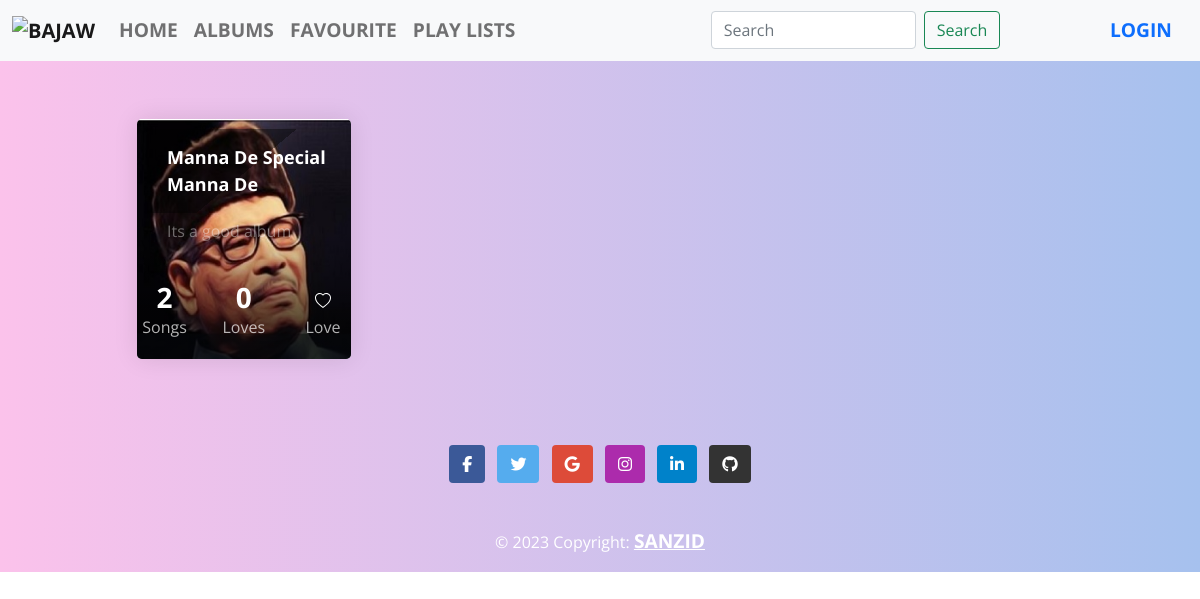
Screenshot of /album/ with the database file from the repository.
### album/models.py (models this page shows, shortened)
class Album(models.Model):
    id = models.UUIDField(primary_key=True,editable=False)
    album_name = models.CharField(max_length=25)
    singer = models.ForeignKey(Singer,on_delete=models.CASCADE)
    album_creator = models.OneToOneField(User,on_delete=models.CASCADE)
    album_image = models.ImageField(upload_to=file_directory_path)
    album_bio = models.CharField(max_length=500)
    album_info = models.TextField()
    date_created = models.DateField(auto_now_add=True)
    class Meta:
        ordering = ['-date_created','album_name']

### singer/models.py (models this page shows, shortened)
class Singer(models.Model):
    id = models.SlugField(primary_key=True,editable=False)
    singer_name = models.CharField(max_length=50,)
    singer_avater = models.ImageField(blank=True,null=True)
    singer_bio = models.TextField()
    date_of_birth = models.DateField(blank=True,null=True)
    birth_place = models.TextField()
    def __str__(self):
        return self.singer_name

### album/views.py (the view)
# urls.py: path('album/',AlbumView.as_view(),name='albums'),
class AlbumView(View):
    def get(self,request,*args, **kwargs):
        try:
            album_id = kwargs['id']
            album = Album.objects.get(pk=album_id)
            songs = Song.objects.filter(song_album=album)
            return render(request,'album/album.html',{'album':album,'songs':songs})
        except:
            albums = Album.objects.annotate(number_of_songs=Count('song')).annotate(number_of_loves=Count('albumlikedby'))
            return render(request,'album/album_list.html',{'albums':albums})

### template/album/album_list.html (shortened to what this page needs)
{% extends '../base.html' %}
{% load static %}
{% block inner_content %}
<div class="row">
{% for album in albums %}
    <div class="col-md-3" onclick="location.href='{% url 'single_album' album.id %}'" id="{{album.id}}">
        <div class="profile-card-6"><img style="width:100%;" height="240" src="{% get_media_prefix %}{{album.album_image}}" class="img img-responsive">
            <div class="profile-name">{{album.album_name}}
                <br/>
                {{album.singer}}
            </div>
            <div class="profile-position">{{album.album_bio}}</div>
            <div class="profile-overview">
                <div class="profile-overview">
                    <div class="row text-center">
                        <div class="col-4">
                            <h3>{{album.number_of_songs}}</h3>
                            <p>Songs</p>
                        </div>
                        <div class="col-4">
                            <h3>{{album.number_of_loves}}</h3>
                            <p>Loves</p>
                        </div>
                        <div class="col-4" onclick="location.href='{% url 'love_album' album.id %}'" id="alb-{{album.id}}">
                            <h3>
                            </h3>
                            <p>Love</p>
                        </div>
                    </div>
                </div>
            </div>
        </div>
    </div>
{%endfor%}
</div>
{% endblock inner_content %}

### static/css/style.css (style rules this page uses)
*, *::before, *::after { box-sizing: border-box; -webkit-box-sizing: border-box; }
body, input, button { font-family: "Muli", sans-serif, -apple-system, BlinkMacSystemFont, "Helvetica Neue", Helvetica, sans-serif; outline: none; }
body { font-family: Arial, Helvetica, sans-serif; color: whitesmoke; }

### template/album/album_list.html (style rules this page uses)
h1, h2, h3, h4, h5, h6, div, input, p, a { font-family: "Open Sans"; margin: 0px; }
.profile-card-6 { max-width: 300px; background-color: #FFF; border-radius: 5px; box-shadow: 0px 0px 25px rgba(0, 0, 0, 0.1); overflow: hidden; position: relative; margin: 10px auto; cursor: pointer; }
.profile-card-6 img { transition: all 0.15s linear; }
.profile-card-6 .profile-name { position: absolute; top: 10px; left: 10px; font-size: 18px; font-weight: bold; color: #FFF; padding: 15px 20px; background: linear-gradient(140deg, rgba(0, 0, 0, 0.4) 50%, rgba(255, 255, 0, 0) 50%); transition: all 0.15s linear; }
.profile-card-6 .profile-position { position: absolute; color: rgba(255, 255, 255, 0.4); left: 30px; top: 100px; transition: all 0.15s linear; }
.profile-card-6 .profile-overview { position: absolute; bottom: 0px; left: 0px; right: 0px; background: linear-gradient(0deg, rgba(0, 0, 0, 0.4) 50%, rgba(255, 255, 0, 0)); color: #FFF; padding: 50px 0px 20px 0px; transition: all 0.15s linear; }
.profile-card-6 .profile-overview h3 { font-weight: bold; }
.profile-card-6 .profile-overview p { color: rgba(255, 255, 255, 0.7); }

### rows the page displays
Album: album_image (picture), album_name "Manna De Special", singer "Manna De", album_bio "Its a good album", number_of_songs "2", number_of_loves "0"
